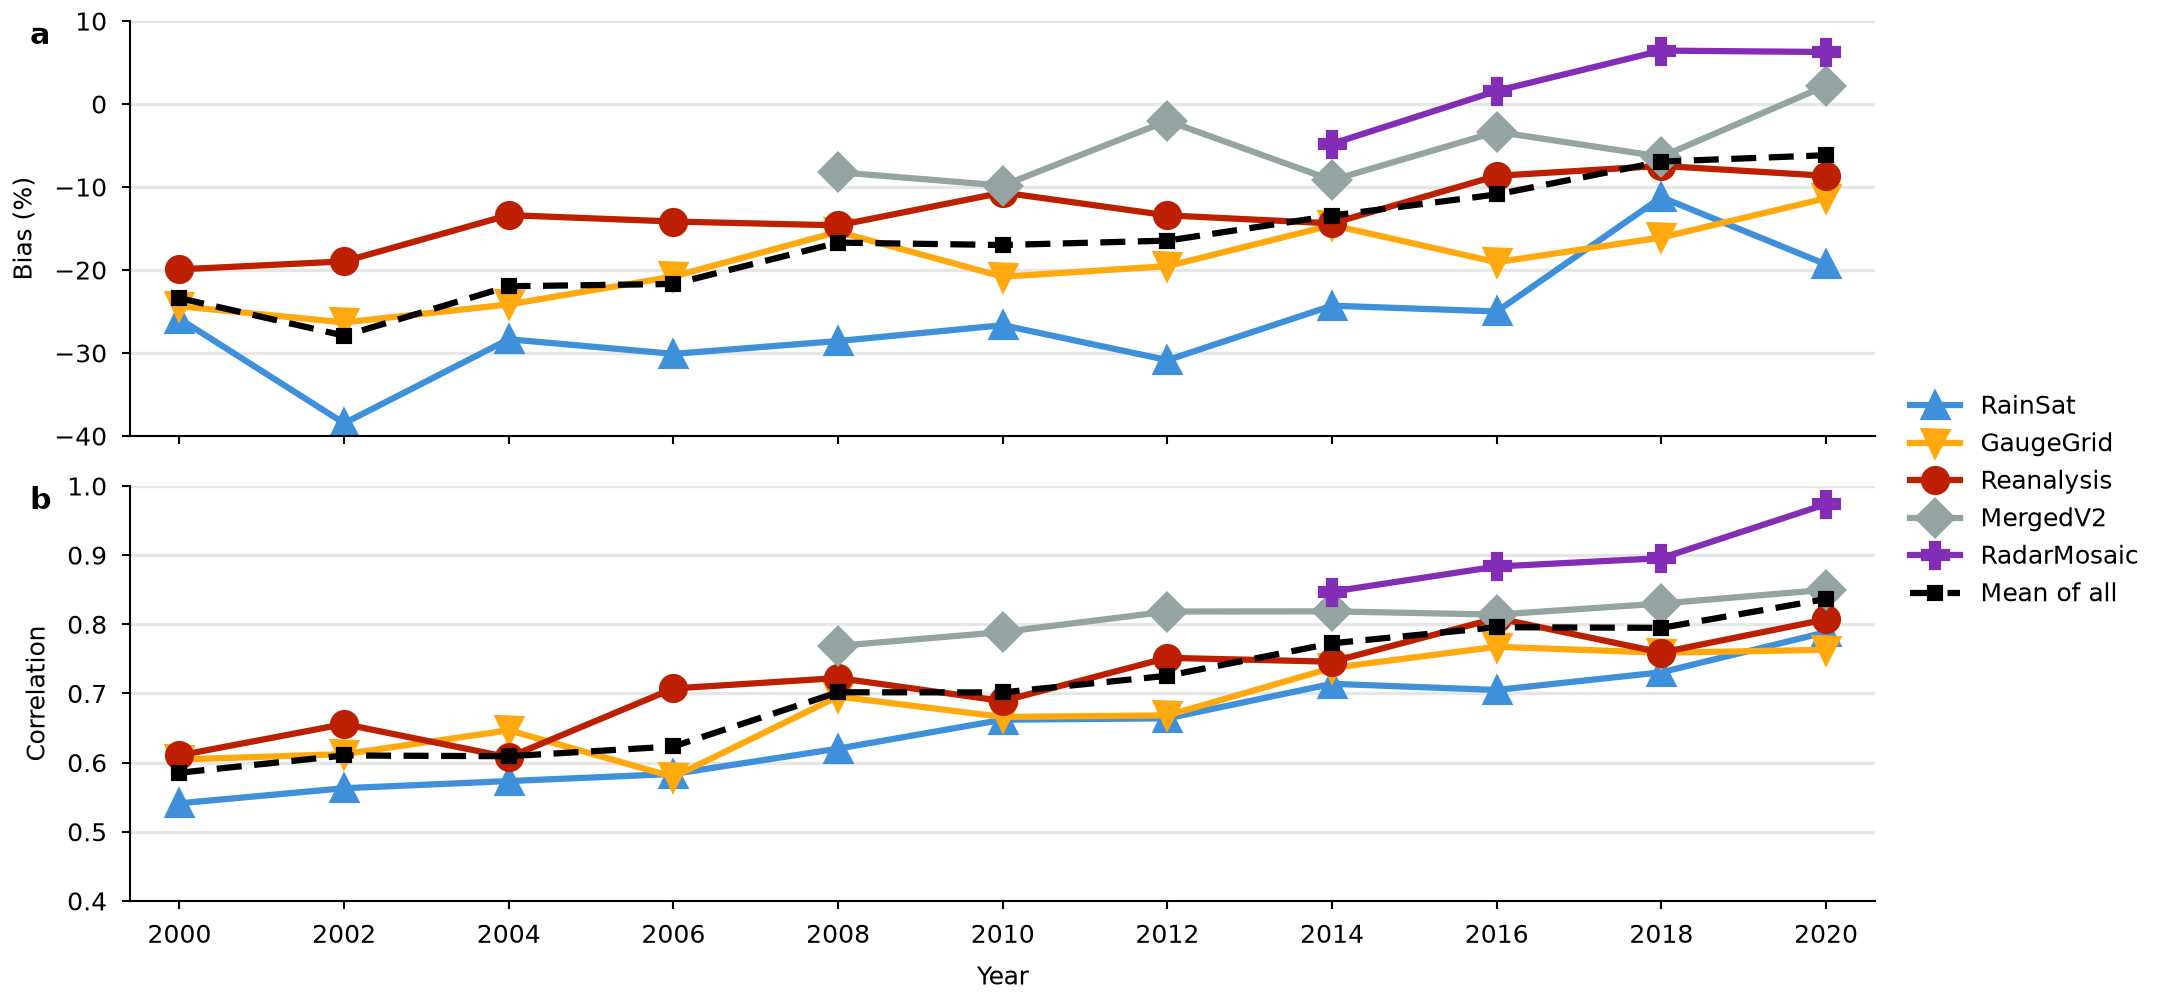

Here is the Python script that generated this plot:
"""Line chart: two metrics stacked on one shared x-axis, each series with its own color and marker.
Synthetic data. Writes snippet.png next to this file.
"""

import os
from pathlib import Path

import matplotlib.pyplot as plt
import numpy as np

MM = 1 / 25.4
STYLE_DIR = Path(__file__).resolve().parent / "../../../styles"
YEARS = np.arange(2000, 2022, 2)
# Product, color, marker and first year with data.
PRODUCTS = [
    ("RainSat", "C0", "^", 2000),
    ("GaugeGrid", "C1", "v", 2000),
    ("Reanalysis", "C2", "o", 2000),
    ("MergedV2", "C3", "D", 2008),
    ("RadarMosaic", "C4", "P", 2014),
]
MEAN_STYLE = {"color": "black", "linestyle": (0, (4, 2)), "marker": "s",
              "markersize": 3, "label": "Mean of all"}
# Metric, axis label and limits.
METRICS = [("bias", "Bias (%)", (-40, 10)), ("r", "Correlation", (0.4, 1.0))]


def synthetic(rng):
    """values[metric][product]: one value per year, NaN before the product's first year."""
    values = {"bias": [], "r": []}
    for i, (*_, start) in enumerate(PRODUCTS):
        trend = (YEARS - YEARS[0]) / (YEARS[-1] - YEARS[0])
        bias = -32 + 6 * i + 12 * trend + rng.normal(0, 3, YEARS.size)
        r = 0.55 + 0.04 * i + 0.2 * trend + rng.normal(0, 0.025, YEARS.size)
        missing = YEARS < start
        values["bias"].append(np.where(missing, np.nan, bias))
        values["r"].append(np.where(missing, np.nan, np.clip(r, 0, 0.98)))
    return values


def line_chart(ax, series):
    """One line per product; NaN values leave the line out, so late series start mid-axis."""
    for (name, color, marker, _), values in zip(PRODUCTS, series):
        ax.plot(YEARS, values, color=color, marker=marker, label=name)
    # The mean of the products available in each year.
    ax.plot(YEARS, np.nanmean(series, axis=0), zorder=3, **MEAN_STYLE)
    ax.set_axisbelow(True)
    ax.grid(axis="y", color="0.9")


def main():
    rng = np.random.default_rng(3)
    values = synthetic(rng)
    default = STYLE_DIR / "default.mplstyle"
    sheets = [default] if default.is_file() else []
    if selected := os.environ.get("CEDALION_STYLE"):
        sheet = Path(selected).expanduser()
        sheets.append(sheet if sheet.is_file() else STYLE_DIR / (selected.removesuffix(".mplstyle") + ".mplstyle"))
    width_mm = float(os.environ.get("CEDALION_WIDTH_MM", 183))
    with plt.style.context(sheets):
        fig, axes = plt.subplots(2, 1, sharex=True, figsize=(width_mm * MM, 85 * MM),
                                 layout="constrained")
        for ax, (key, label, limits), letter in zip(axes, METRICS, "ab"):
            line_chart(ax, values[key])
            ax.set(ylabel=label, ylim=limits)
            ax.annotate(letter, xy=(0, 1), xycoords="axes fraction", xytext=(-24, 0),
                        textcoords="offset points", fontweight="bold", fontsize="large",
                        va="top")
        # sharex hides the upper panel's tick labels.
        axes[-1].set_xticks(YEARS)
        axes[-1].set_xlim(YEARS[0] - 0.6, YEARS[-1] + 0.6)
        axes[-1].set_xlabel("Year")
        handles, labels = axes[0].get_legend_handles_labels()
        fig.legend(handles, labels, loc="outside right center", frameon=False)
        fig.savefig(os.environ.get("CEDALION_SNIPPET_PNG", Path(__file__).with_name("snippet.png")), dpi=300)
        plt.close(fig)


if __name__ == "__main__":
    main()
